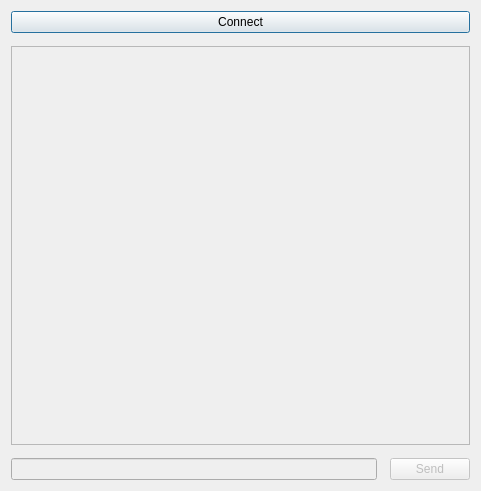
<?xml version="1.0" encoding="UTF-8"?>
<ui version="4.0">
 <class>MainWidget</class>
 <widget class="QWidget" name="MainWidget">
  <property name="geometry">
   <rect>
    <x>0</x>
    <y>0</y>
    <width>481</width>
    <height>491</height>
   </rect>
  </property>
  <property name="windowTitle">
   <string>MainWidget</string>
  </property>
  <layout class="QVBoxLayout" name="verticalLayout">
   <property name="spacing">
    <number>13</number>
   </property>
   <item>
    <widget class="QPushButton" name="conn_btn">
     <property name="text">
      <string>Connect</string>
     </property>
     <property name="checkable">
      <bool>false</bool>
     </property>
     <property name="default">
      <bool>true</bool>
     </property>
    </widget>
   </item>
   <item>
    <widget class="QListView" name="chatView">
     <property name="enabled">
      <bool>false</bool>
     </property>
    </widget>
   </item>
   <item>
    <layout class="QHBoxLayout" name="horizontalLayout">
     <item>
      <widget class="QLineEdit" name="messageEdit">
       <property name="enabled">
        <bool>false</bool>
       </property>
      </widget>
     </item>
     <item>
      <widget class="QPushButton" name="send_btn">
       <property name="enabled">
        <bool>false</bool>
       </property>
       <property name="text">
        <string>Send</string>
       </property>
       <property name="autoDefault">
        <bool>false</bool>
       </property>
       <property name="default">
        <bool>false</bool>
       </property>
       <property name="flat">
        <bool>false</bool>
       </property>
      </widget>
     </item>
    </layout>
   </item>
  </layout>
 </widget>
 <resources/>
 <connections/>
</ui>
